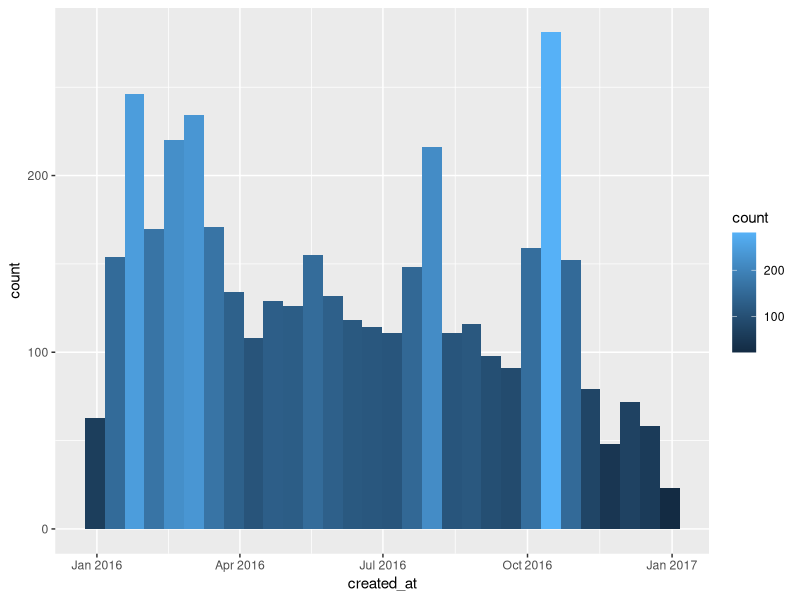
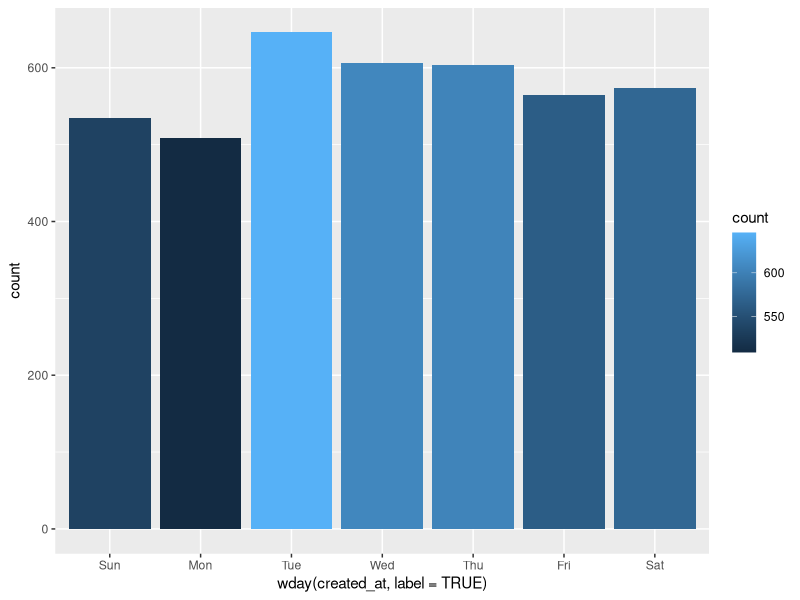
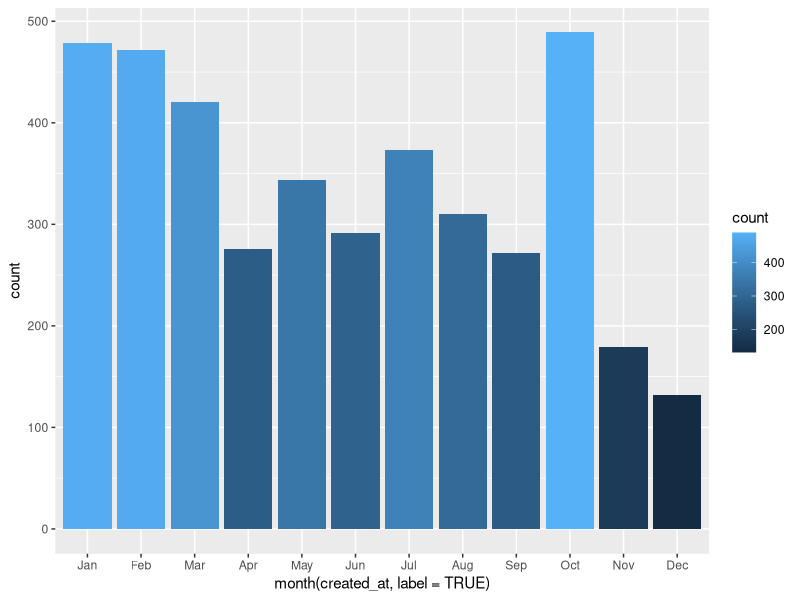

Write the R code that produced these figures, in order.
library('tidyverse')
library('ggplot2')
library("dplyr")
library('lubridate')
library('scales')

"
Today we're spending some time using R in ways
it really shines compared to Python: date-time
handling and plotting. R tends to be really good
at doing things non-programmers need to do with
data. If a historian or literature researcher has
a use case, there's more likely to be an easy-to-
use R implementation than there is to be one in
Python. We've already seen ggplot2, but today we're
introducing lubridate.

The best beginner's resource for lubridate is the
chapter in 'R for Data Science' accessible here:
> http://r4ds.had.co.nz/dates-and-times.html

The lubridate cheatsheet is also excellent:
> https://www.rstudio.com/resources/cheatsheets/

Today we'll cover:
* now()
* today()
* wday(), month(), and year()
* conversion from strings
* time periods

Finally, we'll use lubridate and ggplot2 to investigate
for patterns in Donald Trump's collected tweets!
"

# Exploring lubridate:
# your code here!


# ?lubridate,to open docs

now()
today()

today() + days(10)
today()  + years(10)

# what day
wday(today())
wday(today() + days(7), label = TRUE)

month(today(), label=TRUE)
year(today())

ymd('2018/07/04')
dmy('04/07/18')


# Load in Trump tweets (2016 only)
df <- read.csv('trump_tweets.csv', stringsAsFactors = FALSE)
head(df)


# Filter and reformat
tweets = df %>% 
  filter(is_retweet == 'False') %>% 
  select(text, created_at)

# h/t http://willwest.nyc/using-twitters-timestamp-in-r.html
format.str <- "%a %b %d %H:%M:%S %z %Y"
tweets$timestamp <- as.POSIXct(strptime(tweets[,"created_at"], format.str, tz = "GMT"), tz = "GMT")

tweets$created_at = ymd_hms(tweets$timestamp) # $ stands for dataframe column
head(tweets)

# Plot tweets/day
ggplot(data = tweets, aes(x = created_at, fill = ..count..)) +
  geom_histogram()
  ggtitle('Count of tweets')


# Plot tweets/day of week

ggplot(data = tweets, aes(x = wday(created_at, label = TRUE))) +
  geom_bar(aes(fill = ..count..))


# Plot tweets/month

ggplot(data = tweets, aes(x = month(created_at, label = TRUE))) +
  geom_bar(aes(fill= ..count..))




